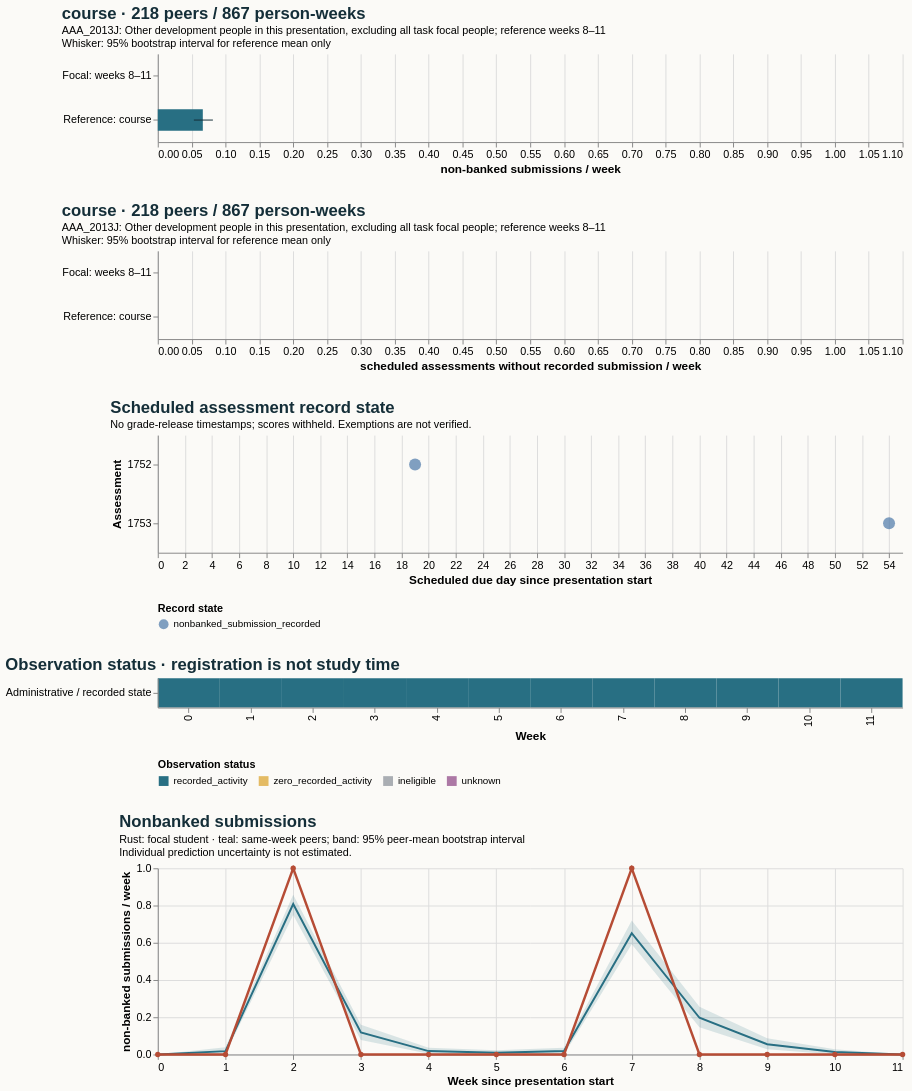

Vega-Lite specification for this chart:
### Vega-Lite specification from a JSON file in a GitHub repository (floating-point values rounded to 4 significant figures)
{"$schema": "https://vega.github.io/schema/vega-lite/v5.20.1.json", "config": {"axis": {"labelFontSize": 11, "titleFontSize": 12}, "background": "#fbfaf7", "font": "sans-serif", "title": {"anchor": "start", "color": "#142e38", "fontSize": 17, "subtitleFontSize": 11}, "view": {"continuousHeight": 300, "continuousWidth": 300, "stroke": null}}, "datasets": {"data-0623f94caaf4fa59cf0217b551db9f80": [{"end_day": 6, "focal_value": 0.0, "peer_ci_high": 0.0, "peer_ci_low": 0.0, "peer_mean": 0.0, "peer_observations": 221, "peer_people": 221, "reference": "course", "unit": "non-banked submissions / week", "week": 0}, {"end_day": 13, "focal_value": 0.0, "peer_ci_high": 0.03857, "peer_ci_low": 0.004525, "peer_mean": 0.0181, "peer_observations": 221, "peer_people": 221, "reference": "course", "unit": "non-banked submissions / week", "week": 1}, {"end_day": 20, "focal_value": 1.0, "peer_ci_high": 0.8584, "peer_ci_low": 0.7489, "peer_mean": 0.8082, "peer_observations": 219, "peer_people": 219, "reference": "course", "unit": "non-banked submissions / week", "week": 2}, {"end_day": 27, "focal_value": 0.0, "peer_ci_high": 0.1598, "peer_ci_low": 0.07763, "peer_mean": 0.1187, "peer_observations": 219, "peer_people": 219, "reference": "course", "unit": "non-banked submissions / week", "week": 3}, {"end_day": 34, "focal_value": 0.0, "peer_ci_high": 0.03653, "peer_ci_low": 0.004566, "peer_mean": 0.01826, "peer_observations": 219, "peer_people": 219, "reference": "course", "unit": "non-banked submissions / week", "week": 4}, {"end_day": 41, "focal_value": 0.0, "peer_ci_high": 0.02294, "peer_ci_low": 0.0, "peer_mean": 0.009174, "peer_observations": 218, "peer_people": 218, "reference": "course", "unit": "non-banked submissions / week", "week": 5}, {"end_day": 48, "focal_value": 0.0, "peer_ci_high": 0.0367, "peer_ci_low": 0.0, "peer_mean": 0.01835, "peer_observations": 218, "peer_people": 218, "reference": "course", "unit": "non-banked submissions / week", "week": 6}, {"end_day": 55, "focal_value": 1.0, "peer_ci_high": 0.7202, "peer_ci_low": 0.5917, "peer_mean": 0.6514, "peer_observations": 218, "peer_people": 218, "reference": "course", "unit": "non-banked submissions / week", "week": 7}, {"end_day": 62, "focal_value": 0.0, "peer_ci_high": 0.2569, "peer_ci_low": 0.1468, "peer_mean": 0.1972, "peer_observations": 218, "peer_people": 218, "reference": "course", "unit": "non-banked submissions / week", "week": 8}, {"end_day": 69, "focal_value": 0.0, "peer_ci_high": 0.08756, "peer_ci_low": 0.02765, "peer_mean": 0.0553, "peer_observations": 217, "peer_people": 217, "reference": "course", "unit": "non-banked submissions / week", "week": 9}, {"end_day": 76, "focal_value": 0.0, "peer_ci_high": 0.02765, "peer_ci_low": 0.0, "peer_mean": 0.01382, "peer_observations": 217, "peer_people": 217, "reference": "course", "unit": "non-banked submissions / week", "week": 10}, {"end_day": 83, "focal_value": 0.0, "peer_ci_high": 0.0, "peer_ci_low": 0.0, "peer_mean": 0.0, "peer_observations": 215, "peer_people": 215, "reference": "course", "unit": "non-banked submissions / week", "week": 11}], "data-4047e8b290c55e04761a5da0661d9fdd": [{"hi": null, "lo": null, "series": "Focal: weeks 8–11", "value": 0.0}, {"hi": 0.08142, "lo": 0.0533, "series": "Reference: course", "value": 0.06651}], "data-74a25612426e451091e8aeff2fcd05c2": [{"eligible_days": 7.0, "end_day": 6, "logging_completeness": "unknown", "observation_status": "recorded_activity", "row": "Administrative / recorded state", "score_status": "withheld_release_time_unknown", "start_day": 0, "value": 0.0, "week": 0}, {"eligible_days": 7.0, "end_day": 13, "logging_completeness": "unknown", "observation_status": "recorded_activity", "row": "Administrative / recorded state", "score_status": "withheld_release_time_unknown", "start_day": 7, "value": 0.0, "week": 1}, {"eligible_days": 7.0, "end_day": 20, "logging_completeness": "unknown", "observation_status": "recorded_activity", "row": "Administrative / recorded state", "score_status": "withheld_release_time_unknown", "start_day": 14, "value": 1.0, "week": 2}, {"eligible_days": 7.0, "end_day": 27, "logging_completeness": "unknown", "observation_status": "recorded_activity", "row": "Administrative / recorded state", "score_status": "withheld_release_time_unknown", "start_day": 21, "value": 0.0, "week": 3}, {"eligible_days": 7.0, "end_day": 34, "logging_completeness": "unknown", "observation_status": "recorded_activity", "row": "Administrative / recorded state", "score_status": "withheld_release_time_unknown", "start_day": 28, "value": 0.0, "week": 4}, {"eligible_days": 7.0, "end_day": 41, "logging_completeness": "unknown", "observation_status": "recorded_activity", "row": "Administrative / recorded state", "score_status": "withheld_release_time_unknown", "start_day": 35, "value": 0.0, "week": 5}, {"eligible_days": 7.0, "end_day": 48, "logging_completeness": "unknown", "observation_status": "recorded_activity", "row": "Administrative / recorded state", "score_status": "withheld_release_time_unknown", "start_day": 42, "value": 0.0, "week": 6}, {"eligible_days": 7.0, "end_day": 55, "logging_completeness": "unknown", "observation_status": "recorded_activity", "row": "Administrative / recorded state", "score_status": "withheld_release_time_unknown", "start_day": 49, "value": 1.0, "week": 7}, {"eligible_days": 7.0, "end_day": 62, "logging_completeness": "unknown", "observation_status": "recorded_activity", "row": "Administrative / recorded state", "score_status": "withheld_release_time_unknown", "start_day": 56, "value": 0.0, "week": 8}, {"eligible_days": 7.0, "end_day": 69, "logging_completeness": "unknown", "observation_status": "recorded_activity", "row": "Administrative / recorded state", "score_status": "withheld_release_time_unknown", "start_day": 63, "value": 0.0, "week": 9}, {"eligible_days": 7.0, "end_day": 76, "logging_completeness": "unknown", "observation_status": "recorded_activity", "row": "Administrative / recorded state", "score_status": "withheld_release_time_unknown", "start_day": 70, "value": 0.0, "week": 10}, {"eligible_days": 7.0, "end_day": 83, "logging_completeness": "unknown", "observation_status": "recorded_activity", "row": "Administrative / recorded state", "score_status": "withheld_release_time_unknown", "start_day": 77, "value": 0.0, "week": 11}], "data-770ce5d87c1c8bea199b2664b3a9bcb9": [{"hi": null, "lo": null, "series": "Focal: weeks 8–11", "value": 0.0}, {"hi": 0.0, "lo": 0.0, "series": "Reference: course", "value": 0.0}], "data-ac24280b31196a370df62ac9ea657e7d": [{"as_of_day": 20, "assessment_id": 1752, "course": "AAA_2013J", "due_day": 19, "person_id": 1035023, "score_status": "withheld_release_time_unknown", "state": "nonbanked_submission_recorded", "week": 2}, {"as_of_day": 55, "assessment_id": 1753, "course": "AAA_2013J", "due_day": 54, "person_id": 1035023, "score_status": "withheld_release_time_unknown", "state": "nonbanked_submission_recorded", "week": 7}]}, "resolve": {"scale": {"color": "independent"}}, "spacing": 28, "vconcat": [{"data": {"name": "data-4047e8b290c55e04761a5da0661d9fdd"}, "height": 90, "layer": [{"encoding": {"x": {"field": "value", "scale": {"domain": [0, 1.05], "zero": true}, "title": "non-banked submissions / week", "type": "quantitative"}, "y": {"field": "series", "sort": null, "title": null, "type": "nominal"}}, "mark": {"color": "#286f83", "size": 22, "type": "bar"}}, {"encoding": {"x": {"field": "lo", "type": "quantitative"}, "x2": {"field": "hi"}, "y": {"field": "series", "sort": null, "title": null, "type": "nominal"}}, "mark": {"color": "#142e38", "type": "rule"}}], "title": {"subtitle": ["AAA_2013J: Other development people in this presentation, excluding all task focal people; reference weeks 8–11", "Whisker: 95% bootstrap interval for reference mean only"], "text": "course · 218 peers / 867 person-weeks"}, "width": 760}, {"data": {"name": "data-770ce5d87c1c8bea199b2664b3a9bcb9"}, "height": 90, "layer": [{"encoding": {"x": {"field": "value", "scale": {"domain": [0, 1.05], "zero": true}, "title": "scheduled assessments without recorded submission / week", "type": "quantitative"}, "y": {"field": "series", "sort": null, "title": null, "type": "nominal"}}, "mark": {"color": "#286f83", "size": 22, "type": "bar"}}, {"encoding": {"x": {"field": "lo", "type": "quantitative"}, "x2": {"field": "hi"}, "y": {"field": "series", "sort": null, "title": null, "type": "nominal"}}, "mark": {"color": "#142e38", "type": "rule"}}], "title": {"subtitle": ["AAA_2013J: Other development people in this presentation, excluding all task focal people; reference weeks 8–11", "Whisker: 95% bootstrap interval for reference mean only"], "text": "course · 218 peers / 867 person-weeks"}, "width": 760}, {"data": {"name": "data-ac24280b31196a370df62ac9ea657e7d"}, "encoding": {"color": {"field": "state", "legend": {"labelLimit": 400, "orient": "bottom"}, "title": "Record state", "type": "nominal"}, "tooltip": [{"field": "assessment_id", "type": "quantitative"}, {"field": "due_day", "type": "quantitative"}, {"field": "as_of_day", "type": "quantitative"}, {"field": "state", "type": "nominal"}, {"field": "score_status", "type": "nominal"}], "x": {"field": "due_day", "title": "Scheduled due day since presentation start", "type": "quantitative"}, "y": {"field": "assessment_id", "title": "Assessment", "type": "nominal"}}, "height": 120, "mark": {"filled": true, "size": 150, "type": "point"}, "title": {"subtitle": "No grade-release timestamps; scores withheld. Exemptions are not verified.", "text": "Scheduled assessment record state"}, "width": 760}, {"data": {"name": "data-74a25612426e451091e8aeff2fcd05c2"}, "encoding": {"color": {"field": "observation_status", "legend": {"labelLimit": 260, "orient": "bottom"}, "scale": {"domain": ["recorded_activity", "zero_recorded_activity", "ineligible", "unknown"], "range": ["#286f83", "#e4bb64", "#aaaeb3", "#ac78a5"]}, "title": "Observation status", "type": "nominal"}, "tooltip": [{"field": "week", "type": "quantitative"}, {"field": "eligible_days", "type": "quantitative"}, {"field": "observation_status", "type": "nominal"}, {"field": "logging_completeness", "type": "nominal"}], "x": {"field": "week", "title": "Week", "type": "ordinal"}, "y": {"field": "row", "title": null, "type": "nominal"}}, "height": 30, "mark": {"type": "rect"}, "title": "Observation status · registration is not study time", "width": 760}, {"data": {"name": "data-0623f94caaf4fa59cf0217b551db9f80"}, "height": 190, "layer": [{"encoding": {"x": {"axis": {"tickMinStep": 1}, "field": "week", "title": "Week since presentation start", "type": "quantitative"}, "y": {"field": "peer_ci_low", "scale": {"zero": true}, "title": "non-banked submissions / week", "type": "quantitative"}, "y2": {"field": "peer_ci_high"}}, "mark": {"color": "#286f83", "opacity": 0.16, "type": "area"}}, {"encoding": {"tooltip": [{"field": "week", "type": "quantitative"}, {"field": "peer_mean", "type": "quantitative"}, {"field": "peer_people", "type": "quantitative"}, {"field": "peer_observations", "type": "quantitative"}], "x": {"field": "week", "type": "quantitative"}, "y": {"field": "peer_mean", "type": "quantitative"}}, "mark": {"color": "#286f83", "strokeWidth": 2, "type": "line"}}, {"encoding": {"tooltip": [{"field": "week", "type": "quantitative"}, {"field": "focal_value", "type": "quantitative"}], "x": {"field": "week", "type": "quantitative"}, "y": {"field": "focal_value", "type": "quantitative"}}, "mark": {"color": "#b64c35", "point": {"color": "#b64c35"}, "strokeWidth": 2.5, "type": "line"}}], "title": {"subtitle": ["Rust: focal student · teal: same-week peers; band: 95% peer-mean bootstrap interval", "Individual prediction uncertainty is not estimated."], "text": "Nonbanked submissions"}, "width": 760}]}
